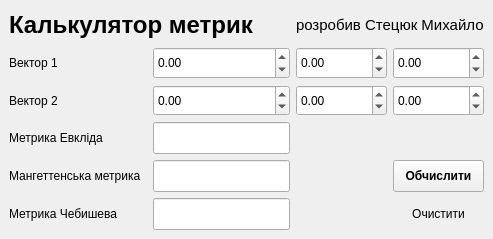
<?xml version="1.0" encoding="UTF-8"?>
<ui version="4.0">
 <class>MainWindow</class>
 <widget class="QMainWindow" name="MainWindow">
  <property name="geometry">
   <rect>
    <x>0</x>
    <y>0</y>
    <width>493</width>
    <height>239</height>
   </rect>
  </property>
  <property name="sizePolicy">
   <sizepolicy hsizetype="Preferred" vsizetype="Expanding">
    <horstretch>0</horstretch>
    <verstretch>0</verstretch>
   </sizepolicy>
  </property>
  <property name="windowTitle">
   <string>Моделювання та аналіз ПЗ - Лабораторна 1.1</string>
  </property>
  <widget class="QWidget" name="centralwidget">
   <layout class="QGridLayout" name="gridLayout">
    <item row="1" column="0">
     <widget class="QLabel" name="label_3">
      <property name="sizePolicy">
       <sizepolicy hsizetype="Expanding" vsizetype="Expanding">
        <horstretch>0</horstretch>
        <verstretch>0</verstretch>
       </sizepolicy>
      </property>
      <property name="text">
       <string>Вектор 1</string>
      </property>
     </widget>
    </item>
    <item row="2" column="1">
     <widget class="QDoubleSpinBox" name="x2">
      <property name="sizePolicy">
       <sizepolicy hsizetype="Minimum" vsizetype="Expanding">
        <horstretch>0</horstretch>
        <verstretch>0</verstretch>
       </sizepolicy>
      </property>
      <property name="minimum">
       <double>-100000.000000000000000</double>
      </property>
      <property name="maximum">
       <double>100000.000000000000000</double>
      </property>
     </widget>
    </item>
    <item row="1" column="3">
     <widget class="QDoubleSpinBox" name="z1">
      <property name="sizePolicy">
       <sizepolicy hsizetype="Minimum" vsizetype="Expanding">
        <horstretch>0</horstretch>
        <verstretch>0</verstretch>
       </sizepolicy>
      </property>
      <property name="minimum">
       <double>-100000.000000000000000</double>
      </property>
      <property name="maximum">
       <double>100000.000000000000000</double>
      </property>
     </widget>
    </item>
    <item row="4" column="1">
     <widget class="QLineEdit" name="taxicabRes">
      <property name="sizePolicy">
       <sizepolicy hsizetype="Expanding" vsizetype="Expanding">
        <horstretch>0</horstretch>
        <verstretch>0</verstretch>
       </sizepolicy>
      </property>
      <property name="readOnly">
       <bool>true</bool>
      </property>
     </widget>
    </item>
    <item row="2" column="3">
     <widget class="QDoubleSpinBox" name="z2">
      <property name="sizePolicy">
       <sizepolicy hsizetype="Minimum" vsizetype="Expanding">
        <horstretch>0</horstretch>
        <verstretch>0</verstretch>
       </sizepolicy>
      </property>
      <property name="minimum">
       <double>-100000.000000000000000</double>
      </property>
      <property name="maximum">
       <double>100000.000000000000000</double>
      </property>
     </widget>
    </item>
    <item row="3" column="1">
     <widget class="QLineEdit" name="euclideanRes">
      <property name="sizePolicy">
       <sizepolicy hsizetype="Expanding" vsizetype="Expanding">
        <horstretch>0</horstretch>
        <verstretch>0</verstretch>
       </sizepolicy>
      </property>
      <property name="readOnly">
       <bool>true</bool>
      </property>
     </widget>
    </item>
    <item row="1" column="1">
     <widget class="QDoubleSpinBox" name="x1">
      <property name="sizePolicy">
       <sizepolicy hsizetype="Minimum" vsizetype="Expanding">
        <horstretch>0</horstretch>
        <verstretch>0</verstretch>
       </sizepolicy>
      </property>
      <property name="minimum">
       <double>-100000.000000000000000</double>
      </property>
      <property name="maximum">
       <double>100000.000000000000000</double>
      </property>
     </widget>
    </item>
    <item row="0" column="0" colspan="2">
     <widget class="QLabel" name="label">
      <property name="sizePolicy">
       <sizepolicy hsizetype="Preferred" vsizetype="Expanding">
        <horstretch>0</horstretch>
        <verstretch>0</verstretch>
       </sizepolicy>
      </property>
      <property name="font">
       <font>
        <pointsize>18</pointsize>
        <bold>true</bold>
       </font>
      </property>
      <property name="text">
       <string>Калькулятор метрик</string>
      </property>
     </widget>
    </item>
    <item row="4" column="3">
     <widget class="QPushButton" name="calculateBtn">
      <property name="sizePolicy">
       <sizepolicy hsizetype="Minimum" vsizetype="Expanding">
        <horstretch>0</horstretch>
        <verstretch>0</verstretch>
       </sizepolicy>
      </property>
      <property name="font">
       <font>
        <bold>true</bold>
       </font>
      </property>
      <property name="text">
       <string>Обчислити</string>
      </property>
      <property name="autoDefault">
       <bool>false</bool>
      </property>
      <property name="default">
       <bool>false</bool>
      </property>
      <property name="flat">
       <bool>false</bool>
      </property>
     </widget>
    </item>
    <item row="0" column="2" colspan="2">
     <widget class="QLabel" name="label_2">
      <property name="font">
       <font>
        <pointsize>11</pointsize>
       </font>
      </property>
      <property name="text">
       <string>розробив Стецюк Михайло</string>
      </property>
     </widget>
    </item>
    <item row="3" column="0">
     <widget class="QLabel" name="label_5">
      <property name="sizePolicy">
       <sizepolicy hsizetype="Expanding" vsizetype="Expanding">
        <horstretch>0</horstretch>
        <verstretch>0</verstretch>
       </sizepolicy>
      </property>
      <property name="text">
       <string>Метрика Евкліда</string>
      </property>
     </widget>
    </item>
    <item row="4" column="0">
     <widget class="QLabel" name="label_6">
      <property name="sizePolicy">
       <sizepolicy hsizetype="Expanding" vsizetype="Expanding">
        <horstretch>0</horstretch>
        <verstretch>0</verstretch>
       </sizepolicy>
      </property>
      <property name="text">
       <string>Мангеттенська метрика</string>
      </property>
     </widget>
    </item>
    <item row="1" column="2">
     <widget class="QDoubleSpinBox" name="y1">
      <property name="sizePolicy">
       <sizepolicy hsizetype="Minimum" vsizetype="Expanding">
        <horstretch>0</horstretch>
        <verstretch>0</verstretch>
       </sizepolicy>
      </property>
      <property name="minimum">
       <double>-100000.000000000000000</double>
      </property>
      <property name="maximum">
       <double>100000.000000000000000</double>
      </property>
     </widget>
    </item>
    <item row="5" column="1">
     <widget class="QLineEdit" name="chebyshevRes">
      <property name="sizePolicy">
       <sizepolicy hsizetype="Expanding" vsizetype="Expanding">
        <horstretch>0</horstretch>
        <verstretch>0</verstretch>
       </sizepolicy>
      </property>
      <property name="readOnly">
       <bool>true</bool>
      </property>
     </widget>
    </item>
    <item row="2" column="0">
     <widget class="QLabel" name="label_4">
      <property name="sizePolicy">
       <sizepolicy hsizetype="Expanding" vsizetype="Expanding">
        <horstretch>0</horstretch>
        <verstretch>0</verstretch>
       </sizepolicy>
      </property>
      <property name="text">
       <string>Вектор 2</string>
      </property>
     </widget>
    </item>
    <item row="2" column="2">
     <widget class="QDoubleSpinBox" name="y2">
      <property name="sizePolicy">
       <sizepolicy hsizetype="Minimum" vsizetype="Expanding">
        <horstretch>0</horstretch>
        <verstretch>0</verstretch>
       </sizepolicy>
      </property>
      <property name="minimum">
       <double>-100000.000000000000000</double>
      </property>
      <property name="maximum">
       <double>100000.000000000000000</double>
      </property>
     </widget>
    </item>
    <item row="5" column="0">
     <widget class="QLabel" name="label_7">
      <property name="sizePolicy">
       <sizepolicy hsizetype="Expanding" vsizetype="Expanding">
        <horstretch>0</horstretch>
        <verstretch>0</verstretch>
       </sizepolicy>
      </property>
      <property name="text">
       <string>Метрика Чебишева</string>
      </property>
     </widget>
    </item>
    <item row="5" column="3">
     <widget class="QPushButton" name="clearBtn">
      <property name="sizePolicy">
       <sizepolicy hsizetype="Minimum" vsizetype="Expanding">
        <horstretch>0</horstretch>
        <verstretch>0</verstretch>
       </sizepolicy>
      </property>
      <property name="text">
       <string>Очистити</string>
      </property>
      <property name="default">
       <bool>false</bool>
      </property>
      <property name="flat">
       <bool>true</bool>
      </property>
     </widget>
    </item>
   </layout>
  </widget>
 </widget>
 <tabstops>
  <tabstop>x1</tabstop>
  <tabstop>y1</tabstop>
  <tabstop>z1</tabstop>
  <tabstop>x2</tabstop>
  <tabstop>y2</tabstop>
  <tabstop>z2</tabstop>
  <tabstop>calculateBtn</tabstop>
  <tabstop>euclideanRes</tabstop>
  <tabstop>taxicabRes</tabstop>
  <tabstop>chebyshevRes</tabstop>
  <tabstop>clearBtn</tabstop>
 </tabstops>
 <resources/>
 <connections/>
</ui>
